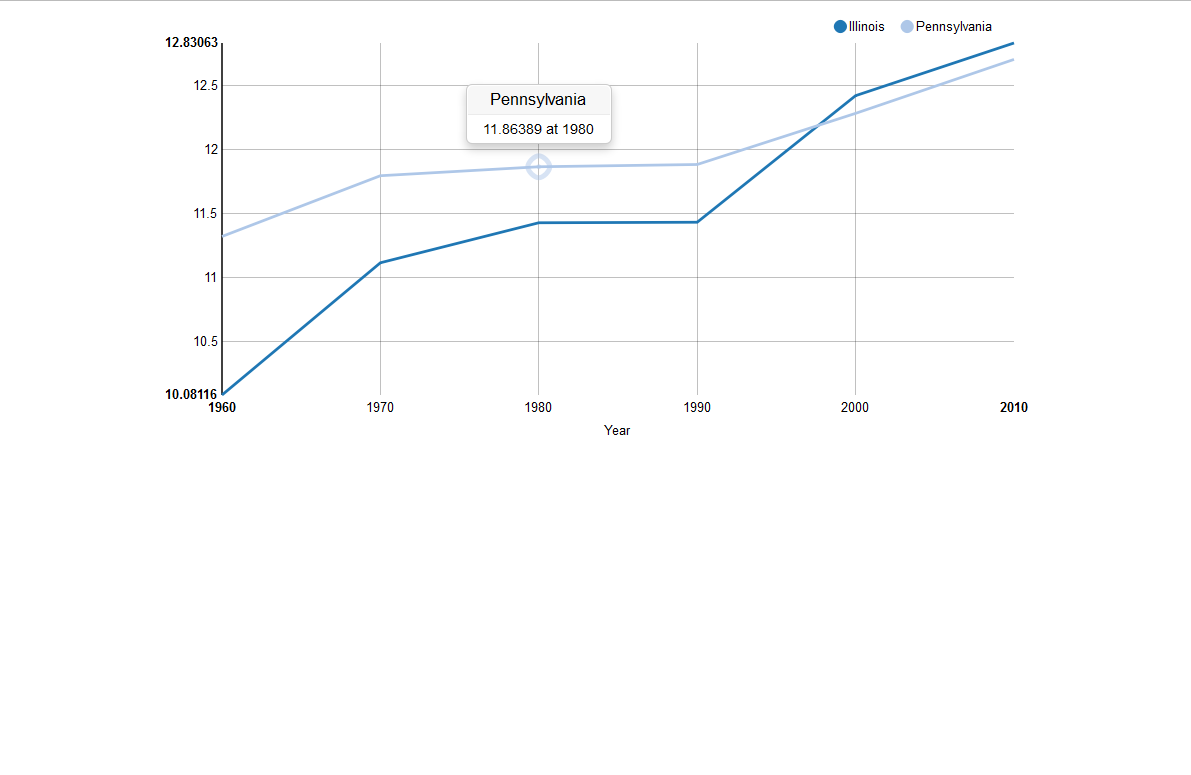

R code for this plot:
# This script creates a line graph using (a subset of) 'census_data.csv' using the 'rCharts' library.

# A description of 'census_data.csv' can be found in 'census_data_scrape_and_process.R'.
# To avoid an overwhelming plot, I will be using a subset of 'census_data.csv' consisting of
# all observations for Pennsylvania and Illinois.


# LOAD LIBRARIES ----------------------------------------------------------
# This section loads the necessary libraries for this script.
library(data.table)
library(rCharts)


# IMPORT DATA -------------------------------------------------------------
# This section imports the data for this script.
# Note that the data is in the 'visualizations' folder, NOT the 'rCharts' folder.
census_data = data.table(read.csv('census_data.csv', 
                                  header = T, 
                                  stringsAsFactors = F, 
                                  check.names = F))

# SUBSET/PROCESS DATA -----------------------------------------------------
# This section prepares the data prior to plotting.

  # Remove unneeded column.
  census_data$`Area (sq. miles)` = NULL

  # Subset data.
  census_subset = census_data[Name == 'Pennsylvania' | Name == 'Illinois']
  
  # Divide population values by 1000000 for easier graph viewing.
  census_subset$`1960` = census_subset$`1960` / 1000000
  census_subset$`1970` = census_subset$`1970` / 1000000
  census_subset$`1980` = census_subset$`1980` / 1000000
  census_subset$`1990` = census_subset$`1990` / 1000000
  census_subset$`2000` = census_subset$`2000` / 1000000
  census_subset$`2010` = census_subset$`2010` / 1000000
  
  # Reshape data for line graph.
    
    # Transpose 'census_subset'.
    census_subset_transpose = data.table(t(census_subset), 
                                         keep.rownames = T)
    
    # Set column names for 'census_subset_transpose'.
    setnames(census_subset_transpose, 
             names(census_subset_transpose), 
             c('Year', 'Illinois', 'Pennsylvania'))
    
    # Remove old, transposed header row.
    census_subset_transpose = census_subset_transpose[Year != 'Name']
    
    # Melt data into convenient form for line graph.
    census_subset_transpose = melt(census_subset_transpose, 
                                   id = 'Year')
    
    # Change column names for melted 'census_subset_transpose'.
    setnames(census_subset_transpose, 
             names(census_subset_transpose), 
             c('Year', 'State', 'Population'))
    
    # Change 'census_subset_transpose$Population' to 'numeric'.
    census_subset_transpose$Population = as.numeric(census_subset_transpose$Population)
    

# PLOT DATA ---------------------------------------------------------------
# This section plots the data.
    
  # Create plot.
  line_graph = nPlot(Population ~ Year, 
                     data = census_subset_transpose, 
                     type = 'lineChart', 
                     group = 'State')
    
  # Label axes.
  line_graph$xAxis(axisLabel = 'Year')
  
  # View plot.
  line_graph


    
